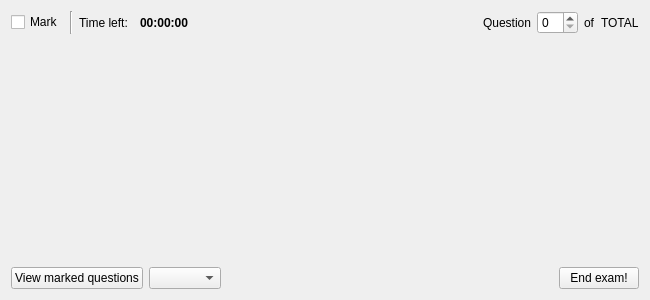
<?xml version="1.0" encoding="UTF-8"?>
<ui version="4.0">
 <class>WExam</class>
 <widget class="QWidget" name="WExam">
  <property name="geometry">
   <rect>
    <x>0</x>
    <y>0</y>
    <width>650</width>
    <height>300</height>
   </rect>
  </property>
  <property name="windowTitle">
   <string>Form</string>
  </property>
  <layout class="QGridLayout" name="gridLayout">
   <item row="2" column="0" colspan="9">
    <layout class="QHBoxLayout" name="horizontalLayout">
     <item>
      <widget class="QPushButton" name="pbViewMarks">
       <property name="text">
        <string>View marked questions</string>
       </property>
      </widget>
     </item>
     <item>
      <widget class="QComboBox" name="cbMarkedIdx"/>
     </item>
     <item>
      <spacer name="horizontalSpacer_2">
       <property name="orientation">
        <enum>Qt::Horizontal</enum>
       </property>
       <property name="sizeHint" stdset="0">
        <size>
         <width>40</width>
         <height>20</height>
        </size>
       </property>
      </spacer>
     </item>
     <item>
      <widget class="QPushButton" name="pbEnd">
       <property name="text">
        <string>End exam!</string>
       </property>
      </widget>
     </item>
    </layout>
   </item>
   <item row="0" column="3">
    <widget class="QLabel" name="lblTime">
     <property name="minimumSize">
      <size>
       <width>60</width>
       <height>0</height>
      </size>
     </property>
     <property name="font">
      <font>
       <weight>75</weight>
       <bold>true</bold>
      </font>
     </property>
     <property name="text">
      <string>00:00:00</string>
     </property>
     <property name="alignment">
      <set>Qt::AlignCenter</set>
     </property>
    </widget>
   </item>
   <item row="0" column="8">
    <widget class="QLabel" name="lblTotal">
     <property name="text">
      <string>TOTAL</string>
     </property>
    </widget>
   </item>
   <item row="1" column="0" colspan="9">
    <widget class="QStackedWidget" name="stackedWidget"/>
   </item>
   <item row="0" column="0">
    <widget class="QCheckBox" name="chbMark">
     <property name="text">
      <string>Mark</string>
     </property>
    </widget>
   </item>
   <item row="0" column="4">
    <spacer name="horizontalSpacer">
     <property name="orientation">
      <enum>Qt::Horizontal</enum>
     </property>
     <property name="sizeHint" stdset="0">
      <size>
       <width>305</width>
       <height>20</height>
      </size>
     </property>
    </spacer>
   </item>
   <item row="0" column="6">
    <widget class="QSpinBox" name="spinIdx"/>
   </item>
   <item row="0" column="5">
    <widget class="QLabel" name="label">
     <property name="text">
      <string>Question</string>
     </property>
    </widget>
   </item>
   <item row="0" column="7">
    <widget class="QLabel" name="label_2">
     <property name="text">
      <string>of</string>
     </property>
    </widget>
   </item>
   <item row="0" column="2">
    <widget class="QLabel" name="label_3">
     <property name="text">
      <string>Time left:</string>
     </property>
    </widget>
   </item>
   <item row="0" column="1">
    <widget class="Line" name="line">
     <property name="orientation">
      <enum>Qt::Vertical</enum>
     </property>
    </widget>
   </item>
  </layout>
 </widget>
 <resources/>
 <connections/>
</ui>
